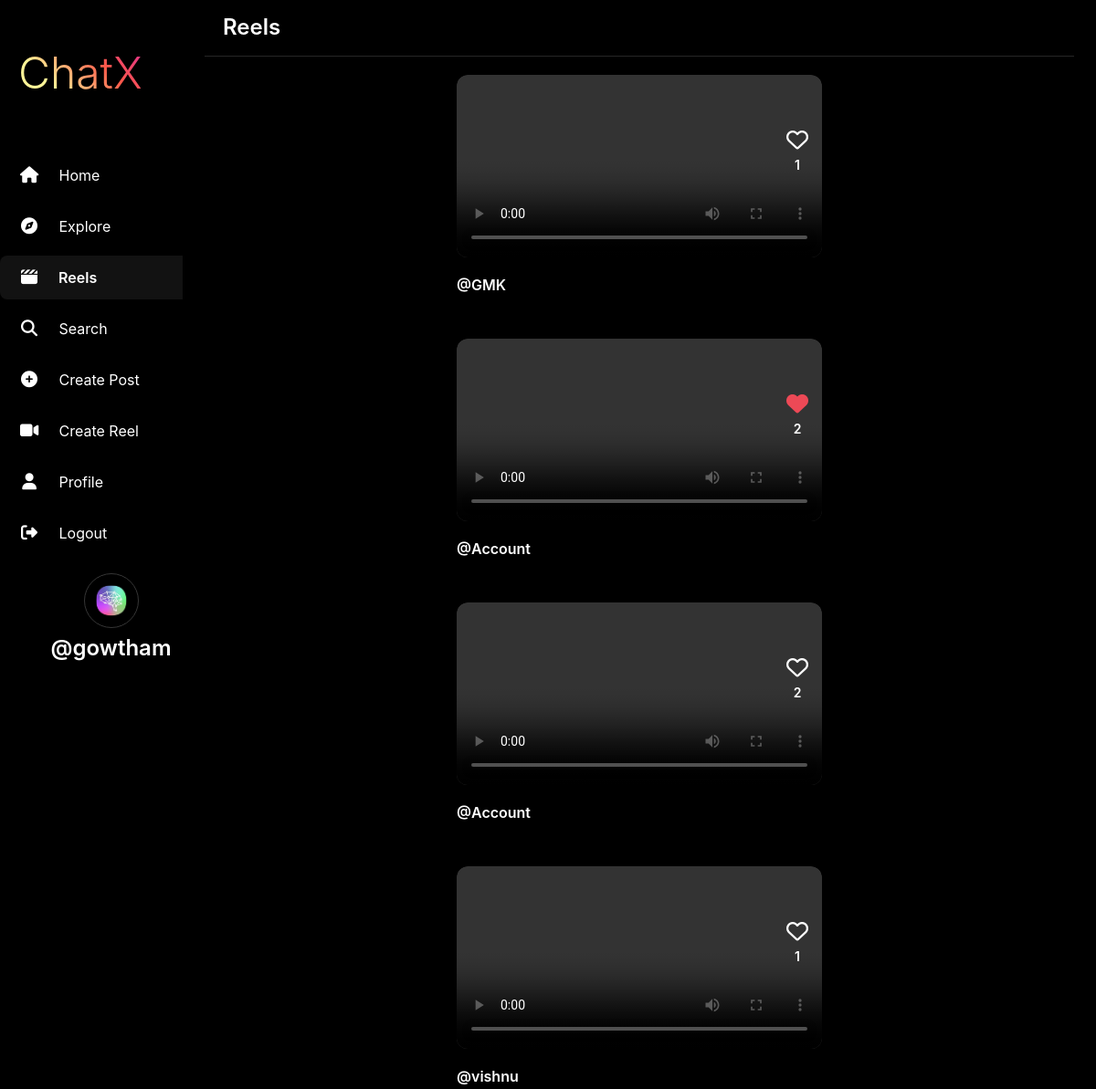
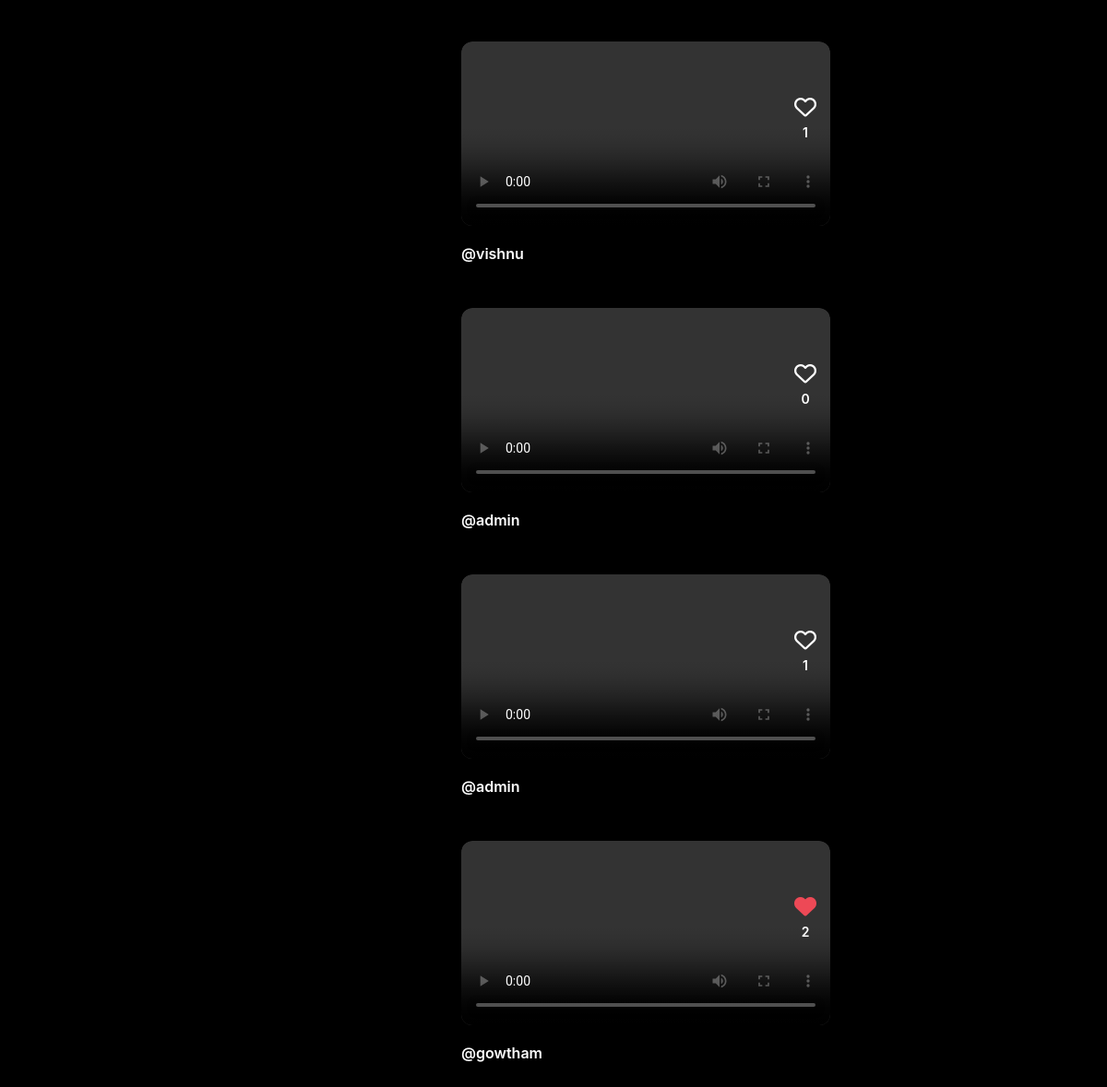
The app's page /reels (signed in) with its own data (2 pictures, top to bottom).
### userauth/models.py (models this page shows, shortened)
class Profile(models.Model):
    user = models.ForeignKey(User, on_delete=models.CASCADE)
    id_user = models.IntegerField(primary_key=True, default=0)
    bio = models.TextField(blank=True, default='')
    profileimg = models.ImageField(upload_to='profile_images', default='blank-profile-picture.png')
    location = models.CharField(max_length=100, blank=True, default='')

class Reel(models.Model):
    id = models.UUIDField(primary_key=True, default=uuid.uuid4)
    user = models.CharField(max_length=100)
    video = models.FileField(upload_to='reel_videos')
    caption = models.TextField()
    created_at = models.DateTimeField(default=datetime.now)
    no_of_likes = models.IntegerField(default=0)

### userauth/views.py (the view)
# urls.py: path('reels', views.reels_view, name='reels'),
@login_required(login_url='/loginn')
def reels_view(request):
    try:
        profile = Profile.objects.get(user=request.user)
        all_reels = Reel.objects.all().order_by('-created_at')
        reel_likes = {}
        for reel in all_reels:
            reel_likes[reel.id] = LikeReel.objects.filter(reel_id=reel.id, username=request.user.username).exists()
        context = {
            'reels': all_reels,
            'profile': profile,
            'reel_likes': reel_likes,
        }
        return render(request, 'reels.html', context)
    except Exception as e:
        print(f"Error in reels view: {e}")
        return redirect('/loginn')

### userauth/templatetags/custom_filters.py (called while the page is built)
@register.filter
def get_item(dictionary, key):
    return dictionary.get(key)

### templates/reels.html (shortened to what this page needs)
{% load static %}
{% load custom_filters %}
<!DOCTYPE html>
<html lang="en">
<head>
    <link rel="stylesheet" href="https://maxcdn.bootstrapcdn.com/bootstrap/4.5.2/css/bootstrap.min.css">
    <link href="https://cdn.jsdelivr.net/npm/bootstrap@5.0.2/dist/css/bootstrap.min.css" rel="stylesheet"
>
    <link rel="stylesheet" href="{% static 'css/app.css' %}">
</head>
<body>
    <div class="container-fluid">
        <div class="row">
            <nav class="col-md-2 d-none d-md-block sidebar">
            <ul class="nav flex-column mt-4">
                <div class="instagram-logo">ChatX</div>
                <br>
                <li class="nav-item">
                    <a class="nav-link" href="/">
                        <i class="fa-solid fa-house"></i> Home
                    </a>
                </li>
                <li class="nav-item">
                    <a class="nav-link" href="/explore">
                        <i class="fa-solid fa-compass"></i> Explore
                    </a>
                </li>
                <li class="nav-item">
                    <a class="nav-link active" href="/reels">
                        <i class="fa-solid fa-clapperboard"></i> Reels
                    </a>
                </li>
                <li class="nav-item">
                    <a class="nav-link" href="#" data-bs-toggle="modal" data-bs-target="#exampleModal3">
                        <i class="fa-solid fa-magnifying-glass"></i> Search
                    </a>
                </li>
                <li class="nav-item">
                    <a class="nav-link" href="#" data-bs-toggle="modal" data-bs-target="#exampleModal">
                        <i class="fa-solid fa-circle-plus"></i> Create Post
                    </a>
                </li>
                <li class="nav-item">
                    <a class="nav-link" href="#" data-bs-toggle="modal" data-bs-target="#reelUploadModal">
                        <i class="fa-solid fa-video"></i> Create Reel
                    </a>
                </li>
                <li class="nav-item">
                    <a class="nav-link" href="/profile/{{user}}">
                        <i class="fa-solid fa-user"></i> Profile
                    </a>
                </li>
                <li class="nav-item">
                    <a class="nav-link" href="/logoutt">
                        <i class="fa-solid fa-right-from-bracket"></i> Logout
                    </a>
                </li>
                <div class="text-center mt-3">
                <img src="{{profile.profileimg.url}}" alt="Profile Picture" class="profile-pic">
                <h4 class="mt-2"><a href="/profile/{{user}}">@{{user}}</a></h4>
            </div>
            </ul>
        </nav>
            <main role="main" class="col-md-9 ml-sm-auto col-lg-10 px-md-4">
                <div class="reels-container">
                    <div class="reels-header">
                        <h1 class="reels-title">Reels</h1>
                    </div>
                    <div class="reels-feed">
                        {% for reel in reels %}
                        <div class="reel-item">
                            <div class="reel-video-container">
                                <video class="reel-video" controls>
                                    <source src="{{ reel.video.url }}" type="video/mp4">
                                </video>
                            </div>
                            <div class="reel-actions">
                                <div class="reel-action">
                                    <a href="{% url 'like-reel' reel.id %}">
                                        {% if reel_likes|get_item:reel.id %}
                                            <i class="fa-solid fa-heart action-icon liked"></i>
                                        {% else %}
                                            <i class="fa-regular fa-heart action-icon"></i>
                                        {% endif %}
                                    </a>
                                    <span class="action-count">{{ reel.no_of_likes }}</span>
                                </div>
                            </div>
                            <div class="reel-info">
                                <div class="reel-user">
                                    <a href="/profile/{{reel.user}}">@{{reel.user}}</a>
                                </div>
                            </div>
                        </div>
                        {% endfor %}
                    </div>
                </div>
            </main>
        </div>
    </div>
</body>
</html>

### templates/modal.html (shortened to what this page needs)
{% load static %}

### templates/search.html (shortened to what this page needs)
{% load static %}

### templates/reels.html (style rules this page uses)
body { background-color: #000000; color: #ffffff; font-family: -apple-system, BlinkMacSystemFont, "Segoe UI", Roboto, Helvetica, Arial, sans-serif; overflow-x: hidden; }
.sidebar { background-color: #000000; height: 100vh; position: fixed; width: 244px; border-right: 1px solid #262626; padding: 20px 0; }
.instagram-logo { padding: 0 20px; font-size: 48px; font-weight: 300; margin-bottom: 24px; background: linear-gradient(45deg, #fdf497, #fdf497, #fd5949, #d6249f, #285AEB); -webkit-background-clip: text; -webkit-text-fill-color: transparent; background-clip: text; }
.profile-pic { width: 60px; height: 60px; border-radius: 50%; object-fit: cover; border: 1px solid #363636; }
.sidebar a { color: #ffffff; text-decoration: none; }
.sidebar h4 a { color: #ffffff; font-weight: 600; }
.nav-link { color: #ffffff; padding: 12px 20px; margin: 4px 0; border-radius: 8px; font-size: 16px; transition: all 0.2s ease; }
.nav-link.active { font-weight: 600; background-color: #121212; }
.nav-link i { width: 24px; text-align: center; margin-right: 16px; font-size: 18px; }
main { margin-left: 244px; padding: 0; background-color: #000000; min-height: 100vh; }
.reels-container { width: 100%; max-width: 100%; margin: 0 auto; }
.reels-header { padding: 16px 20px; border-bottom: 1px solid #262626; }
.reels-title { font-size: 24px; font-weight: 600; color: #ffffff; margin: 0; }
.reels-feed { display: flex; flex-direction: column; align-items: center; padding: 20px 0; }
.reel-item { width: 100%; max-width: 400px; margin-bottom: 30px; position: relative; }
.reel-video-container { position: relative; width: 100%; border-radius: 12px; overflow: hidden; background-color: #000; }
.reel-video { width: 100%; height: auto; max-height: 700px; object-fit: cover; border-radius: 12px; }
.reel-actions { position: absolute; right: 15px; bottom: 150px; display: flex; flex-direction: column; gap: 20px; }
.reel-action { display: flex; flex-direction: column; align-items: center; }
.action-icon { font-size: 24px; color: #ffffff; margin-bottom: 5px; cursor: pointer; transition: all 0.2s ease; }
.action-icon.liked { color: #ed4956; }
.action-count { font-size: 14px; color: #ffffff; font-weight: 600; }
.reel-info { padding: 12px 0; }
.reel-user { margin-bottom: 5px; }
.reel-user a { color: #ffffff; font-weight: 600; text-decoration: none; }

### records on screen
Profile: profileimg (picture)
Reel: no_of_likes "1", user "GMK"
Reel: no_of_likes "2", user "Account"
Reel: no_of_likes "2", user "Account"
Reel: no_of_likes "1", user "vishnu"
Reel: no_of_likes "1", user "vishnu"
Reel: no_of_likes "0", user "admin"
Reel: no_of_likes "1", user "admin"
Reel: no_of_likes "2", user "gowtham"

### other values on screen
{{ user }} "gowtham"
